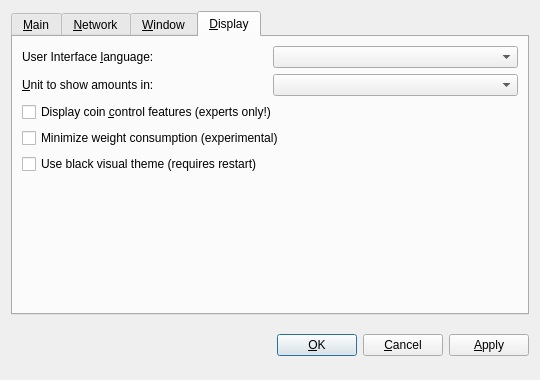
<?xml version="1.0" encoding="UTF-8"?>
<ui version="4.0">
 <class>OptionsDialog</class>
 <widget class="QDialog" name="OptionsDialog">
  <property name="geometry">
   <rect>
    <x>0</x>
    <y>0</y>
    <width>540</width>
    <height>380</height>
   </rect>
  </property>
  <property name="windowTitle">
   <string>Options</string>
  </property>
  <property name="modal">
   <bool>true</bool>
  </property>
  <layout class="QVBoxLayout" name="verticalLayout">
   <item>
    <widget class="QTabWidget" name="tabWidget">
     <property name="tabPosition">
      <enum>QTabWidget::North</enum>
     </property>
     <property name="currentIndex">
      <number>3</number>
     </property>
     <widget class="QWidget" name="tabMain">
      <attribute name="title">
       <string>&amp;Main</string>
      </attribute>
      <layout class="QVBoxLayout" name="verticalLayout_Main">
       <item>
        <widget class="QLabel" name="transactionFeeInfoLabel">
         <property name="text">
          <string>Optional transaction fee per kB that helps make sure your transactions are processed quickly. Most transactions are 1 kB. Fee 0.01 recommended.</string>
         </property>
         <property name="textFormat">
          <enum>Qt::PlainText</enum>
         </property>
         <property name="wordWrap">
          <bool>true</bool>
         </property>
        </widget>
       </item>
       <item>
        <layout class="QHBoxLayout" name="horizontalLayoutFee">
         <item>
          <widget class="QLabel" name="transactionFeeLabel">
           <property name="text">
            <string>Pay transaction &amp;fee</string>
           </property>
           <property name="textFormat">
            <enum>Qt::PlainText</enum>
           </property>
           <property name="buddy">
            <cstring>transactionFee</cstring>
           </property>
          </widget>
         </item>
         <item>
          <widget class="BitcoinAmountField" name="transactionFee"/>
         </item>
         <item>
          <spacer name="horizontalSpacerFee">
           <property name="orientation">
            <enum>Qt::Horizontal</enum>
           </property>
           <property name="sizeHint" stdset="0">
            <size>
             <width>40</width>
             <height>20</height>
            </size>
           </property>
          </spacer>
         </item>
        </layout>
       </item>
       <item>
        <widget class="QLabel" name="reserveBalanceInfoLabel">
         <property name="text">
          <string>Reserved amount does not participate in staking and is therefore spendable at any time.</string>
         </property>
         <property name="textFormat">
          <enum>Qt::PlainText</enum>
         </property>
         <property name="wordWrap">
          <bool>true</bool>
         </property>
        </widget>
       </item>
       <item>
        <layout class="QHBoxLayout" name="horizontalLayoutReserveBalance">
         <item>
          <widget class="QLabel" name="reserveBalanceLabel">
           <property name="text">
            <string>Reserve</string>
           </property>
           <property name="textFormat">
            <enum>Qt::PlainText</enum>
           </property>
           <property name="buddy">
            <cstring>reserveBalance</cstring>
           </property>
          </widget>
         </item>
         <item>
          <widget class="BitcoinAmountField" name="reserveBalance"/>
         </item>
         <item>
          <spacer name="horizontalSpacerReserveBalance">
           <property name="orientation">
            <enum>Qt::Horizontal</enum>
           </property>
           <property name="sizeHint" stdset="0">
            <size>
             <width>40</width>
             <height>20</height>
            </size>
           </property>
          </spacer>
         </item>
        </layout>
       </item>
       <item>
        <widget class="QCheckBox" name="bitcoinAtStartup">
         <property name="toolTip">
          <string>Automatically start Libercoin after logging in to the system.</string>
         </property>
         <property name="text">
          <string>&amp;Start Libercoin on system login</string>
         </property>
        </widget>
       </item>
       <item>
        <spacer name="verticalSpacer_Main">
         <property name="orientation">
          <enum>Qt::Vertical</enum>
         </property>
         <property name="sizeHint" stdset="0">
          <size>
           <width>20</width>
           <height>40</height>
          </size>
         </property>
        </spacer>
       </item>
      </layout>
     </widget>
     <widget class="QWidget" name="tabNetwork">
      <attribute name="title">
       <string>&amp;Network</string>
      </attribute>
      <layout class="QVBoxLayout" name="verticalLayout_Network">
       <item>
        <widget class="QCheckBox" name="mapPortUpnp">
         <property name="toolTip">
          <string>Automatically open the Libercoin client port on the router. This only works when your router supports UPnP and it is enabled.</string>
         </property>
         <property name="text">
          <string>Map port using &amp;UPnP</string>
         </property>
        </widget>
       </item>
       <item>
        <widget class="QCheckBox" name="connectSocks">
         <property name="toolTip">
          <string>Connect to the Libercoin network through a SOCKS5 proxy (e.g. when connecting through Tor).</string>
         </property>
         <property name="text">
          <string>&amp;Connect through SOCKS5 proxy:</string>
         </property>
        </widget>
       </item>
       <item>
        <layout class="QHBoxLayout" name="horizontalLayout_Network">
         <item>
          <widget class="QLabel" name="proxyIpLabel">
           <property name="text">
            <string>Proxy &amp;IP:</string>
           </property>
           <property name="textFormat">
            <enum>Qt::PlainText</enum>
           </property>
           <property name="buddy">
            <cstring>proxyIp</cstring>
           </property>
          </widget>
         </item>
         <item>
          <widget class="QValidatedLineEdit" name="proxyIp">
           <property name="maximumSize">
            <size>
             <width>140</width>
             <height>16777215</height>
            </size>
           </property>
           <property name="toolTip">
            <string>IP address of the proxy (e.g. 127.0.0.1)</string>
           </property>
          </widget>
         </item>
         <item>
          <widget class="QLabel" name="proxyPortLabel">
           <property name="text">
            <string>&amp;Port:</string>
           </property>
           <property name="textFormat">
            <enum>Qt::PlainText</enum>
           </property>
           <property name="buddy">
            <cstring>proxyPort</cstring>
           </property>
          </widget>
         </item>
         <item>
          <widget class="QLineEdit" name="proxyPort">
           <property name="maximumSize">
            <size>
             <width>55</width>
             <height>16777215</height>
            </size>
           </property>
           <property name="toolTip">
            <string>Port of the proxy (e.g. 9050)</string>
           </property>
          </widget>
         </item>
         <item>
          <spacer name="horizontalSpacer_Network">
           <property name="orientation">
            <enum>Qt::Horizontal</enum>
           </property>
           <property name="sizeHint" stdset="0">
            <size>
             <width>40</width>
             <height>20</height>
            </size>
           </property>
          </spacer>
         </item>
        </layout>
       </item>
       <item>
        <spacer name="verticalSpacer_Network">
         <property name="orientation">
          <enum>Qt::Vertical</enum>
         </property>
         <property name="sizeHint" stdset="0">
          <size>
           <width>20</width>
           <height>40</height>
          </size>
         </property>
        </spacer>
       </item>
      </layout>
     </widget>
     <widget class="QWidget" name="tabWindow">
      <attribute name="title">
       <string>&amp;Window</string>
      </attribute>
      <layout class="QVBoxLayout" name="verticalLayout_Window">
       <item>
        <widget class="QCheckBox" name="minimizeToTray">
         <property name="toolTip">
          <string>Show only a tray icon after minimizing the window.</string>
         </property>
         <property name="text">
          <string>&amp;Minimize to the tray instead of the taskbar</string>
         </property>
        </widget>
       </item>
       <item>
        <widget class="QCheckBox" name="minimizeOnClose">
         <property name="toolTip">
          <string>Minimize instead of exit the application when the window is closed. When this option is enabled, the application will be closed only after selecting Quit in the menu.</string>
         </property>
         <property name="text">
          <string>M&amp;inimize on close</string>
         </property>
        </widget>
       </item>
       <item>
        <spacer name="verticalSpacer_Window">
         <property name="orientation">
          <enum>Qt::Vertical</enum>
         </property>
         <property name="sizeHint" stdset="0">
          <size>
           <width>20</width>
           <height>40</height>
          </size>
         </property>
        </spacer>
       </item>
      </layout>
     </widget>
     <widget class="QWidget" name="tabDisplay">
      <attribute name="title">
       <string>&amp;Display</string>
      </attribute>
      <layout class="QVBoxLayout" name="verticalLayout_Display">
       <item>
        <layout class="QHBoxLayout" name="horizontalLayout_1_Display">
         <item>
          <widget class="QLabel" name="langLabel">
           <property name="text">
            <string>User Interface &amp;language:</string>
           </property>
           <property name="textFormat">
            <enum>Qt::PlainText</enum>
           </property>
           <property name="buddy">
            <cstring>lang</cstring>
           </property>
          </widget>
         </item>
         <item>
          <widget class="QValueComboBox" name="lang">
           <property name="toolTip">
            <string>The user interface language can be set here. This setting will take effect after restarting Libercoin.</string>
           </property>
          </widget>
         </item>
        </layout>
       </item>
       <item>
        <layout class="QHBoxLayout" name="horizontalLayout_2_Display">
         <item>
          <widget class="QLabel" name="unitLabel">
           <property name="text">
            <string>&amp;Unit to show amounts in:</string>
           </property>
           <property name="textFormat">
            <enum>Qt::PlainText</enum>
           </property>
           <property name="buddy">
            <cstring>unit</cstring>
           </property>
          </widget>
         </item>
         <item>
          <widget class="QValueComboBox" name="unit">
           <property name="toolTip">
            <string>Choose the default subdivision unit to show in the interface and when sending coins.</string>
           </property>
          </widget>
         </item>
        </layout>
       </item>
       <item>
        <widget class="QCheckBox" name="coinControlFeatures">
         <property name="toolTip">
          <string>Whether to show coin control features or not.</string>
         </property>
         <property name="text">
          <string>Display coin &amp;control features (experts only!)</string>
         </property>
        </widget>
       </item>
       <item>
        <widget class="QCheckBox" name="minimizeCoinAge">
         <property name="toolTip">
          <string>Whether to select the coin outputs randomly or with minimal coin age.</string>
         </property>
         <property name="text">
          <string>Minimize weight consumption (experimental)</string>
         </property>
        </widget>
       </item>
       <item>
        <widget class="QCheckBox" name="useBlackTheme">
         <property name="text">
          <string>Use black visual theme (requires restart)</string>
         </property>
        </widget>
       </item>
       <item>
        <spacer name="verticalSpacer_Display">
         <property name="orientation">
          <enum>Qt::Vertical</enum>
         </property>
         <property name="sizeHint" stdset="0">
          <size>
           <width>20</width>
           <height>40</height>
          </size>
         </property>
        </spacer>
       </item>
      </layout>
     </widget>
    </widget>
   </item>
   <item>
    <layout class="QHBoxLayout" name="horizontalLayout_Buttons">
     <item>
      <spacer name="horizontalSpacer_1">
       <property name="orientation">
        <enum>Qt::Horizontal</enum>
       </property>
       <property name="sizeHint" stdset="0">
        <size>
         <width>40</width>
         <height>48</height>
        </size>
       </property>
      </spacer>
     </item>
     <item>
      <widget class="QLabel" name="statusLabel">
       <property name="font">
        <font>
         <weight>75</weight>
         <bold>true</bold>
        </font>
       </property>
       <property name="text">
        <string/>
       </property>
       <property name="textFormat">
        <enum>Qt::PlainText</enum>
       </property>
       <property name="wordWrap">
        <bool>true</bool>
       </property>
      </widget>
     </item>
     <item>
      <spacer name="horizontalSpacer_2">
       <property name="orientation">
        <enum>Qt::Horizontal</enum>
       </property>
       <property name="sizeHint" stdset="0">
        <size>
         <width>40</width>
         <height>48</height>
        </size>
       </property>
      </spacer>
     </item>
     <item>
      <widget class="QPushButton" name="okButton">
       <property name="text">
        <string>&amp;OK</string>
       </property>
      </widget>
     </item>
     <item>
      <widget class="QPushButton" name="cancelButton">
       <property name="text">
        <string>&amp;Cancel</string>
       </property>
       <property name="autoDefault">
        <bool>false</bool>
       </property>
      </widget>
     </item>
     <item>
      <widget class="QPushButton" name="applyButton">
       <property name="text">
        <string>&amp;Apply</string>
       </property>
       <property name="autoDefault">
        <bool>false</bool>
       </property>
      </widget>
     </item>
    </layout>
   </item>
  </layout>
 </widget>
 <customwidgets>
  <customwidget>
   <class>BitcoinAmountField</class>
   <extends>QSpinBox</extends>
   <header>bitcoinamountfield.h</header>
   <container>1</container>
  </customwidget>
  <customwidget>
   <class>QValueComboBox</class>
   <extends>QComboBox</extends>
   <header>qvaluecombobox.h</header>
  </customwidget>
  <customwidget>
   <class>QValidatedLineEdit</class>
   <extends>QLineEdit</extends>
   <header>qvalidatedlineedit.h</header>
  </customwidget>
 </customwidgets>
 <resources/>
 <connections/>
</ui>
